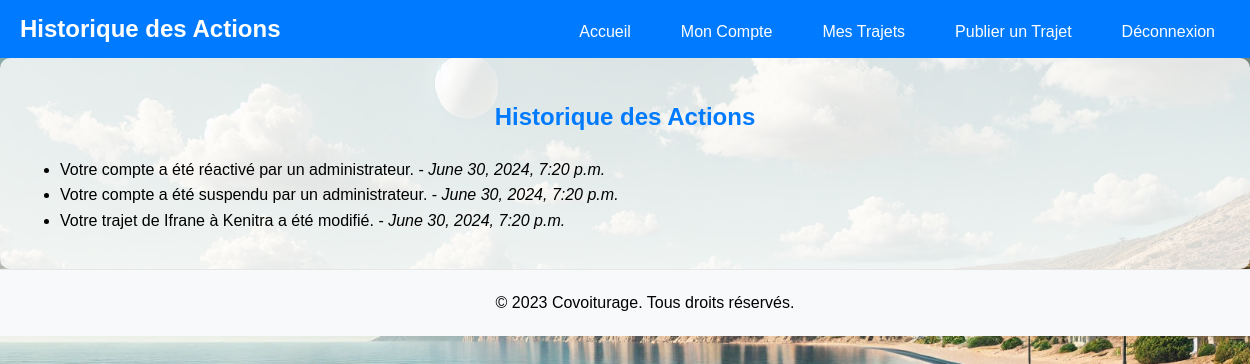
The app's page /client/historiqueAction/ (signed in), older data.
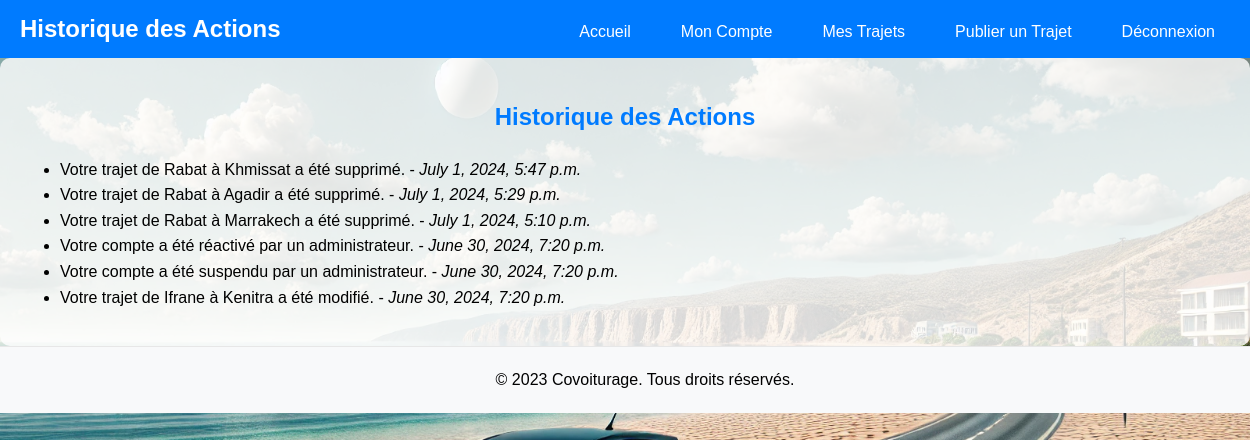
The same page, newer data.
### historiqueAction/models.py (models this page shows)
class HistoriqueAction(models.Model):
    client = models.ForeignKey(Client, on_delete=models.CASCADE)
    message = models.TextField()
    created_at = models.DateTimeField(auto_now_add=True)

### historiqueAction/views.py (the view)
# urls.py: path('', views.historique_action, name='historique_action'),
def historique_action(request):
    client_id = request.session.get('client_id')
    if not client_id:
        return redirect('connexion')
    historique_actions = HistoriqueAction.objects.filter(client_id=client_id).order_by('-created_at')
    return render(request, 'historique_action.html', {'historique_actions': historique_actions})

### historiqueAction/templates/historique_action.html (shortened to what this page needs)
{% load static %}
<!DOCTYPE html>
<html lang="en">
<head>
    <link rel="stylesheet" href="{% static 'Client/css/dashboard.css' %}">
</head>
<body>
    <header>
        <div class="container">
            <div class="logo">
                <h1>Historique des Actions</h1>
            </div>
            <nav>
                <ul>
                    <li><a href="{% url 'home' %}">Accueil</a></li>
                    <li><a href="{% url 'compte' %}">Mon Compte</a></li>
                    <li><a href="{% url 'mes_trajets' %}">Mes Trajets</a></li>
                    <li><a href="{% url 'publier_trajet' %}">Publier un Trajet</a></li>
                    <li><a href="{% url 'deconnexion' %}">Déconnexion</a></li>
                </ul>
            </nav>
        </div>
    </header>
    <div class="main-content">
        <h2>Historique des Actions</h2>
        <div class="notifications">
            {% if historique_actions %}
                <ul>
                    {% for historique in historique_actions %}
                        <li>{{ historique.message }} - <em>{{ historique.created_at }}</em></li>
                    {% endfor %}
                </ul>
            {% else %}
                <p>Aucune notification disponible.</p>
            {% endif %}
        </div>
    </div>
    <footer>
        <p>© 2023 Covoiturage. Tous droits réservés.</p>
    </footer>
</body>
</html>

### static/Client/css/dashboard.css (style rules this page uses)
body { font-family: Arial, sans-serif; margin: 0; padding: 0; line-height: 1.6; background-image: url('/static/images/compacte2.webp'); background-size: cover; background-position: center; background-repeat: no-repeat; height: 100vh; }
header { background-color: #007bff; color: white; padding: 10px 20px; text-align: center; font-size: 24px; position: relative; z-index: 10; }
header a { color: white; text-decoration: none; padding: 0 15px; }
header .container { display: flex; justify-content: space-between; align-items: center; }
header .logo h1 { margin: 0; font-size: 24px; }
header nav ul { list-style: none; margin: 0; padding: 0; display: flex; }
header nav ul li { margin-left: 20px; }
header nav ul li a { text-decoration: none; color: white; font-size: 16px; }
.main-content { padding: 20px; background: rgba(255, 255, 255, 0.8); border-radius: 10px; }
.main-content h2 { text-align: center; margin-bottom: 20px; color: #007bff; }
footer { text-align: center; padding: 20px; background-color: #f8f9fa; border-top: 1px solid #e7e7e7; position: relative; width: 100%; bottom: 0; }
footer p { margin: 0; }

Row changes from the older to the newer data that the page shows:
added HistoriqueAction: message "Votre trajet de Rabat à Khmissat a été supprimé.", created_at "July 1, 2024, 5:47 p.m."
added HistoriqueAction: message "Votre trajet de Rabat à Agadir a été supprimé.", created_at "July 1, 2024, 5:29 p.m."
added HistoriqueAction: message "Votre trajet de Rabat à Marrakech a été supprimé.", created_at "July 1, 2024, 5:10 p.m."
